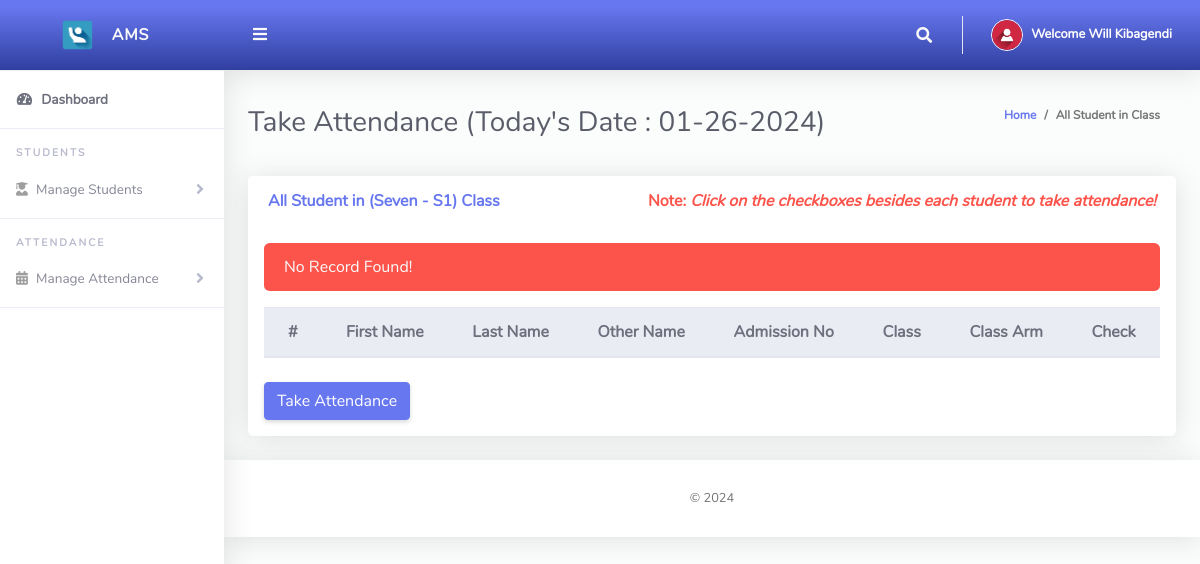
Before: /ClassTeacher/takeAttendance.php (signed in) with the older database file.
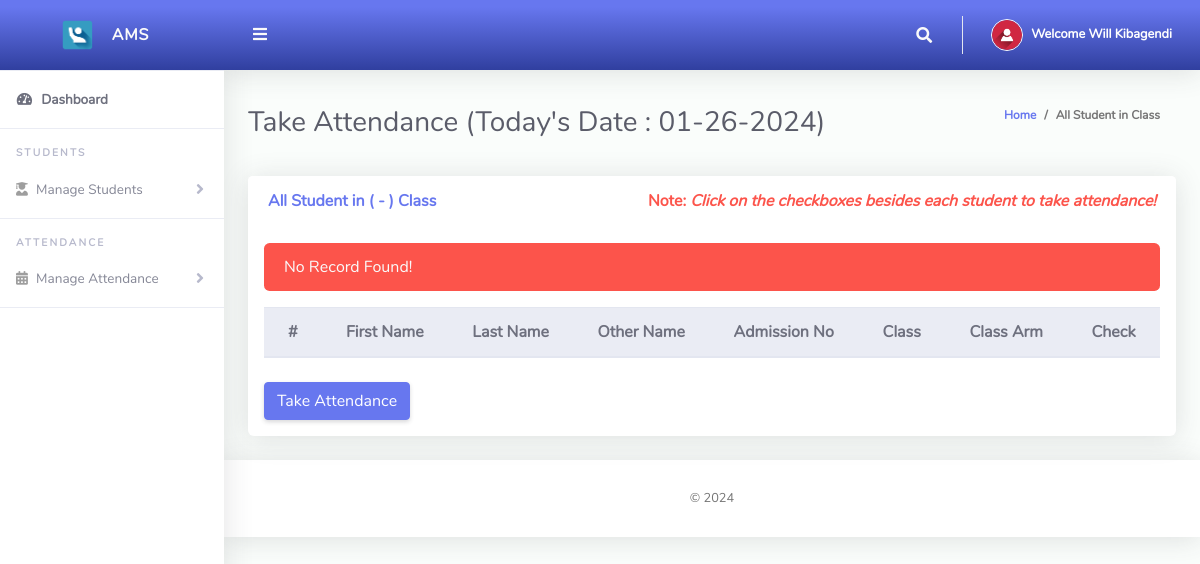
After: the same page with the newer database file.
### tables this page shows
CREATE TABLE `tblclassteacher` (
  `Id` int(10) NOT NULL,
  `firstName` varchar(255) NOT NULL,
  `lastName` varchar(255) NOT NULL,
  `emailAddress` varchar(255) NOT NULL,
  `password` varchar(255) NOT NULL,
  `phoneNo` varchar(50) NOT NULL,
  `classId` varchar(10) NOT NULL,
  `classArmId` varchar(10) NOT NULL,
  `dateCreated` varchar(50) NOT NULL
);

CREATE TABLE `tblclassarms` (
  `Id` int(10) NOT NULL,
  `classId` varchar(10) NOT NULL,
  `classArmName` varchar(255) NOT NULL,
  `isAssigned` varchar(10) NOT NULL
);

CREATE TABLE `tblclass` (
  `Id` int(10) NOT NULL,
  `className` varchar(255) NOT NULL
);

### ClassTeacher/takeAttendance.php (the view, shortened to what this page needs)
<?php
include '../Includes/dbcon.php';
    $query = "SELECT tblclass.className,tblclassarms.classArmName
    FROM tblclassteacher
    INNER JOIN tblclass ON tblclass.Id = tblclassteacher.classId
    INNER JOIN tblclassarms ON tblclassarms.Id = tblclassteacher.classArmId
    Where tblclassteacher.Id = '$_SESSION[userId]'";
    $rs = $conn->query($query);
    $rrw = $rs->fetch_assoc();
?>
<!DOCTYPE html>
<html lang="en">
<head>
  <link href="../vendor/fontawesome-free/css/all.min.css" rel="stylesheet" type="text/css">
  <link href="../vendor/bootstrap/css/bootstrap.min.css" rel="stylesheet" type="text/css">
  <link href="css/ruang-admin.min.css" rel="stylesheet">
</head>
<body id="page-top">
  <div id="wrapper">
      <?php include "Includes/sidebar.php";?>
    <div id="content-wrapper" class="d-flex flex-column">
      <div id="content">
       <?php include "Includes/topbar.php";?>
        <div class="container-fluid" id="container-wrapper">
          <div class="d-sm-flex align-items-center justify-content-between mb-4">
            <h1 class="h3 mb-0 text-gray-800">Take Attendance (Today's Date : <?php echo $todaysDate = date("m-d-Y");?>)</h1>
            <ol class="breadcrumb">
              <li class="breadcrumb-item"><a href="./">Home</a></li>
              <li class="breadcrumb-item active" aria-current="page">All Student in Class</li>
            </ol>
          </div>
          <div class="row">
            <div class="col-lg-12">
        <form method="post">
            <div class="row">
              <div class="col-lg-12">
              <div class="card mb-4">
                <div class="card-header py-3 d-flex flex-row align-items-center justify-content-between">
                  <h6 class="m-0 font-weight-bold text-primary">All Student in (<?php echo $rrw['className'].' - '.$rrw['classArmName'];?>) Class</h6>
                  <h6 class="m-0 font-weight-bold text-danger">Note: <i>Click on the checkboxes besides each student to take attendance!</i></h6>
                </div>
                <div class="table-responsive p-3">
                  <table class="table align-items-center table-flush table-hover">
                    <thead class="thead-light">
                      <tr>
                        <th>#</th>
                        <th>First Name</th>
                        <th>Last Name</th>
                        <th>Other Name</th>
                        <th>Admission No</th>
                        <th>Class</th>
                        <th>Class Arm</th>
                        <th>Check</th>
                      </tr>
                    </thead>
                    <tbody>
                  <?php
                      $query = "SELECT tblstudents.Id,tblstudents.admissionNumber,tblclass.className,tblclass.Id As classId,tblclassarms.classArmName,tblclassarms.Id AS classArmId,tblstudents.firstName,
                      tblstudents.lastName,tblstudents.otherName,tblstudents.admissionNumber,tblstudents.dateCreated
                      FROM tblstudents
                      INNER JOIN tblclass ON tblclass.Id = tblstudents.classId
                      INNER JOIN tblclassarms ON tblclassarms.Id = tblstudents.classArmId
                      where tblstudents.classId = '$_SESSION[classId]' and tblstudents.classArmId = '$_SESSION[classArmId]'";
                      $rs = $conn->query($query);
                      $num = $rs->num_rows;
                      $sn=0;
                      if($num > 0)
                      {
                        while ($rows = $rs->fetch_assoc())
                          {
                             $sn = $sn + 1;
                            echo"
                              <tr>
                                <td>".$sn."</td>
                                <td>".$rows['firstName']."</td>
                                <td>".$rows['lastName']."</td>
                                <td>".$rows['otherName']."</td>
                                <td>".$rows['admissionNumber']."</td>
                                <td>".$rows['className']."</td>
                                <td>".$rows['classArmName']."</td>
                                <td><input name='check[]' type='checkbox' value=".$rows['admissionNumber']." class='form-control'></td>
                              </tr>";
                              echo "<input name='admissionNo[]' value=".$rows['admissionNumber']." type='hidden' class='form-control'>";
                          }
                      }
                      else
                      {
                           echo
                           "<div class='alert alert-danger' role='alert'>
                            No Record Found!
                            </div>";
                      }
                      ?>
                    </tbody>
                  </table>
                  <br>
                  <button type="submit" name="save" class="btn btn-primary">Take Attendance</button>
                  </form>
                </div>
              </div>
            </div>
            </div>
          </div>
        </div>
       <?php include "Includes/footer.php";?>
</body>
</html>

### ClassTeacher/Includes/sidebar.php (shortened to what this page needs)
<ul class="navbar-nav sidebar sidebar-light accordion" id="accordionSidebar">
     <a class="sidebar-brand d-flex align-items-center bg-gradient-primary justify-content-center" href="index.php">
       <div class="sidebar-brand-icon" >
         <img src="img/logo/attnlg.jpg">
       </div>
       <div class="sidebar-brand-text mx-3">AMS</div>
     </a>
     <hr class="sidebar-divider my-0">
     <li class="nav-item active">
       <a class="nav-link" href="index.php">
         <i class="fas fa-fw fa-tachometer-alt"></i>
         <span>Dashboard</span></a>
     </li>
     <hr class="sidebar-divider">
     <div class="sidebar-heading">
       Students
     </div>
      <li class="nav-item">
       <a class="nav-link collapsed" href="#" data-toggle="collapse" data-target="#collapseBootstrap2"
         aria-expanded="true" aria-controls="collapseBootstrap2">
         <i class="fas fa-user-graduate"></i>
         <span>Manage Students</span>
       </a>
     </li>
     <hr class="sidebar-divider">
     <div class="sidebar-heading">
     Attendance
     </div>
      <li class="nav-item">
       <a class="nav-link collapsed" href="#" data-toggle="collapse" data-target="#collapseBootstrapcon"
         aria-expanded="true" aria-controls="collapseBootstrapcon">
         <i class="fa fa-calendar-alt"></i>
         <span>Manage Attendance</span>
       </a>
     </li>
     <hr class="sidebar-divider">
   </ul>

### ClassTeacher/Includes/topbar.php (shortened to what this page needs)
<?php
  $query = "SELECT * FROM tblclassteacher WHERE Id = ".$_SESSION['userId']."";
  $rs = $conn->query($query);
  $rows = $rs->fetch_assoc();
  $fullName = $rows['firstName']." ".$rows['lastName'];;
?>
<nav class="navbar navbar-expand navbar-light bg-gradient-primary topbar mb-4 static-top">
          <button id="sidebarToggleTop" class="btn btn-link rounded-circle mr-3">
            <i class="fa fa-bars"></i>
          </button>
          <ul class="navbar-nav ml-auto">
            <li class="nav-item dropdown no-arrow">
              <a class="nav-link dropdown-toggle" href="#" id="searchDropdown" role="button" data-toggle="dropdown"
                aria-haspopup="true" aria-expanded="false">
                <i class="fas fa-search fa-fw"></i>
              </a>
            </li>
            <li class="nav-item dropdown no-arrow">
              <a class="nav-link dropdown-toggle" href="#" id="userDropdown" role="button" data-toggle="dropdown"
                aria-haspopup="true" aria-expanded="false">
                <img class="img-profile rounded-circle" src="img/user-icn.png" style="max-width: 60px">
                <span class="ml-2 d-none d-lg-inline text-white small"><b>Welcome <?php echo $fullName;?></b></span>
              </a>
            </li>
          </ul>
        </nav>

### ClassTeacher/Includes/footer.php
<footer class="sticky-footer bg-white">
        <div class="container my-auto">
          <div class="copyright text-center my-auto">
            <span> &copy; <script> document.write(new Date().getFullYear()); </script>
            </span>
          </div>
        </div>
      </footer>

Changed rows visible on the page:
removed tblclassarms: classId.className "Seven", classArmName "S1"
